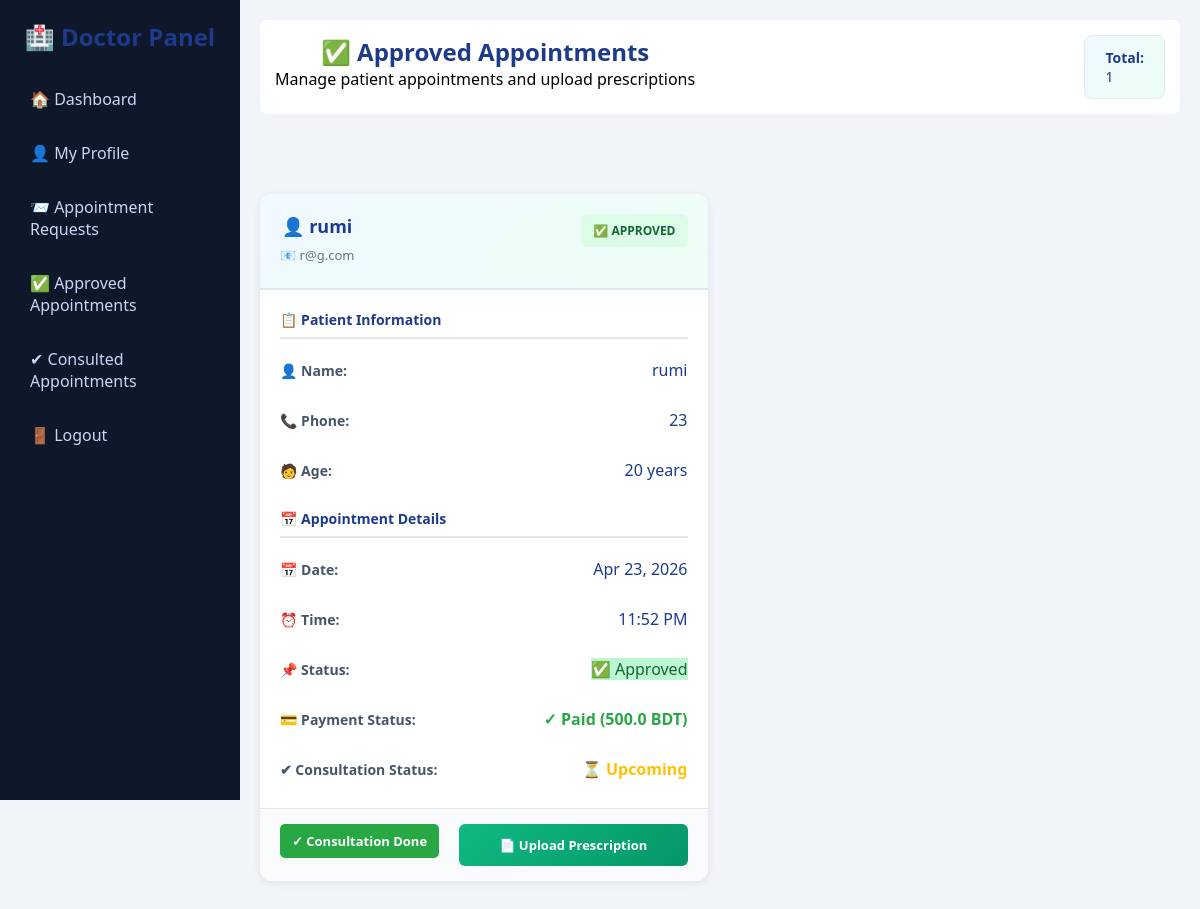
/doctor-appointments/approved/ (signed in), run on an earlier commit of the app's database.
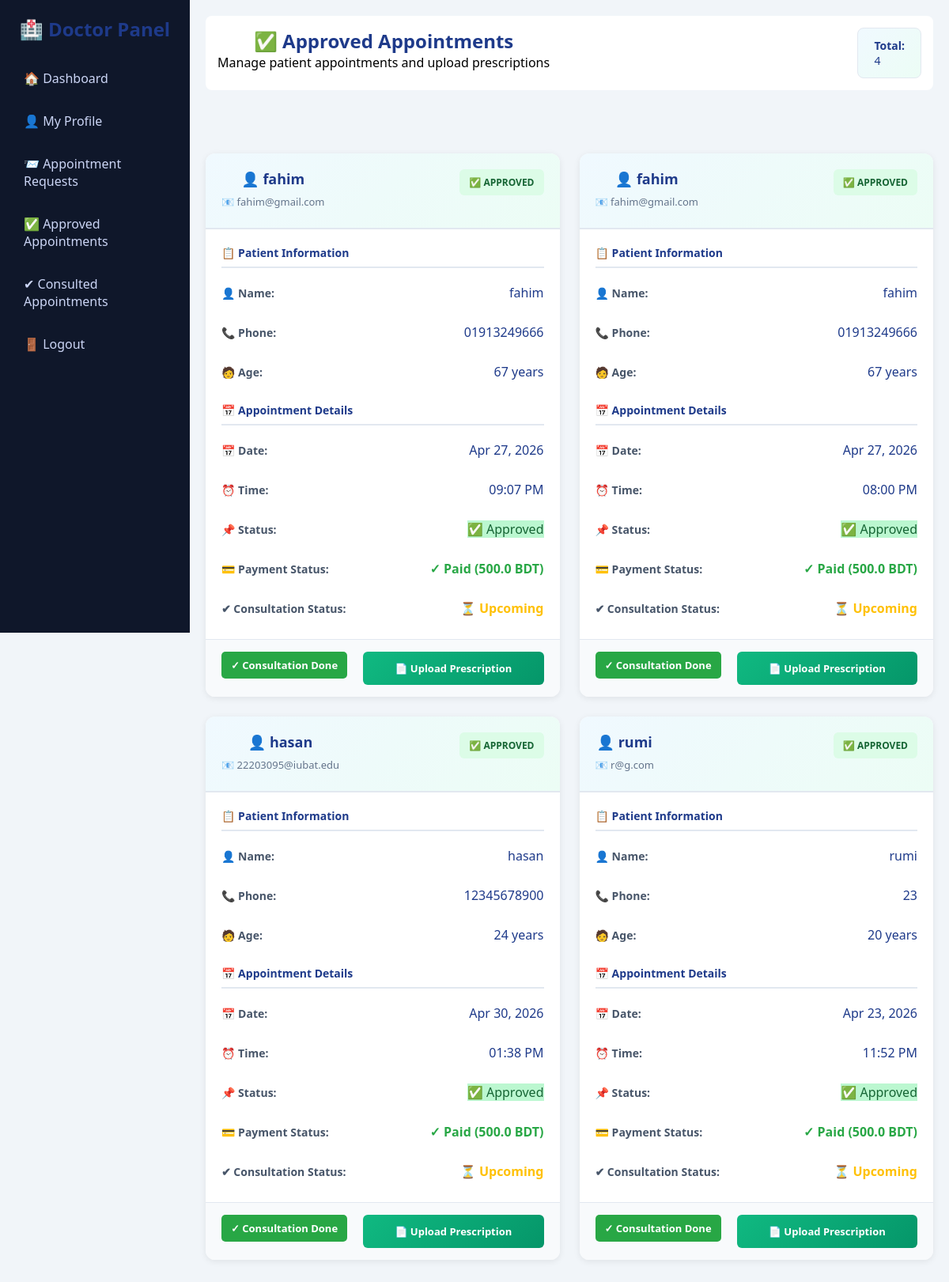
And on a later commit of the database.
### accounts/models.py (models this page shows, shortened)
class Appointment(models.Model):
    STATUS_CHOICES = (
        ('pending', 'Pending'),
        ('approved', 'Approved'),
        ('rejected', 'Rejected'),
        ('cancelled', 'Cancelled'),
    )
    CONSULTATION_CHOICES = (
        ('upcoming', 'Upcoming'),
        ('consulted', 'Consulted'),
        ('no-show', 'No Show'),
    )
    patient = models.ForeignKey(
        CustomUser,
        on_delete=models.CASCADE,
        related_name='patient_appointments',
        limit_choices_to={'role': 'patient'}
    )
    doctor = models.ForeignKey(
        CustomUser,
        on_delete=models.CASCADE,
        related_name='doctor_appointments',
        limit_choices_to={'role': 'doctor'}
    )
    date = models.DateField()
    time = models.TimeField()
    status = models.CharField(max_length=10, choices=STATUS_CHOICES, default='pending')
    consultation_status = models.CharField(max_length=20, choices=CONSULTATION_CHOICES, default='upcoming')
    created_at = models.DateTimeField(auto_now_add=True)

class CustomUser(AbstractUser):
    ROLE_CHOICES = (
        ('doctor', 'Doctor'),
        ('patient', 'Patient'),
        ('admin', 'Admin'),
    )
    role = models.CharField(max_length=10, choices=ROLE_CHOICES)
    phone = models.CharField(max_length=15)
    specialization = models.CharField(max_length=100, blank=True, null=True)
    age = models.IntegerField(blank=True, null=True)
    bio = models.TextField(blank=True)
    profile_image = models.ImageField(upload_to='profiles/', default='default.png')
    is_verified = models.BooleanField(default=False)

class Payment(models.Model):
    REFUND_STATUS_CHOICES = (
        ('none', 'No Refund'),
        ('requested', 'Refund Requested'),
        ('approved', 'Refund Approved'),
        ('rejected', 'Refund Rejected'),
        ('completed', 'Refund Completed'),
    )
    appointment = models.OneToOneField(Appointment, on_delete=models.CASCADE)
    amount = models.FloatField(default=500)
    is_paid = models.BooleanField(default=False)
    transaction_id = models.CharField(max_length=100, blank=True)
    paid_at = models.DateTimeField(auto_now_add=True)
    refund_status = models.CharField(max_length=20, choices=REFUND_STATUS_CHOICES, default='none')
    refund_requested_at = models.DateTimeField(null=True, blank=True)
    refund_amount = models.FloatField(null=True, blank=True)
    refund_reason = models.TextField(blank=True)
    refund_admin_notes = models.TextField(blank=True)
    refund_processed_at = models.DateTimeField(null=True, blank=True)

### accounts/views.py (the view)
# urls.py: path('doctor-appointments/approved/', views.doctor_approved_appointments, name='doctor_approved_appointments'),
@login_required
def doctor_approved_appointments(request):
    appointments = Appointment.objects.filter(doctor=request.user, status='approved').order_by('-created_at')
    context = {
        'appointments': appointments,
    }
    return render(request, 'doctor_approved_appointments.html', context)

### templates/doctor_approved_appointments.html (shortened to what the changed rows need)
{% load static %}
<!DOCTYPE html>
<html lang="en">
<head>
    <link rel="stylesheet" href="{% static 'css/style.css' %}">
    <link rel="stylesheet" href="{% static 'css/dashboard_extra.css' %}">
    <link rel="stylesheet" href="{% static 'css/appointments.css' %}">
</head>
<body>
<div class="dashboard">
    <div class="sidebar">
        <h2>🏥 Doctor Panel</h2>
    </div>
    <div class="main">
        <div class="topbar">
            <div class="topbar-content">
                <div>
                    <h2>✅ Approved Appointments</h2>
                </div>
                <div class="topbar-stats">
                    <span class="stat-box">
                        <strong>Total:</strong> {{ appointments|length }}
                    </span>
                </div>
            </div>
        </div>
        <div class="appointments-section">
            {% if appointments %}
                <div class="appointments-grid">
                    {% for appt in appointments %}
                        <div class="appointment-card">
                            <div class="card-header">
                                <div class="patient-info">
                                    <h3>👤 {{ appt.patient.first_name|default:appt.patient.username }}</h3>
                                    <p class="patient-email">📧 {{ appt.patient.email }}</p>
                                </div>
                                <span class="status-badge status-approved">
                                    ✅ APPROVED
                                </span>
                            </div>
                            <div class="card-body">
                                <div class="detail-section">
                                    <h4>📋 Patient Information</h4>
                                    <div class="detail-row">
                                        <span class="label">👤 Name:</span>
                                        <span class="value">{{ appt.patient.first_name|default:appt.patient.username }}</span>
                                    </div>
                                    <div class="detail-row">
                                        <span class="label">📞 Phone:</span>
                                        <span class="value">{{ appt.patient.phone }}</span>
                                    </div>
                                    <div class="detail-row">
                                        <span class="label">🧑 Age:</span>
                                        <span class="value">{{ appt.patient.age|default:"N/A" }} years</span>
                                    </div>
                                </div>
                                <div class="detail-section">
                                    <h4>📅 Appointment Details</h4>
                                    <div class="detail-row">
                                        <span class="label">📅 Date:</span>
                                        <span class="value">{{ appt.date|date:"M d, Y" }}</span>
                                    </div>
                                    <div class="detail-row">
                                        <span class="label">⏰ Time:</span>
                                        <span class="value">{{ appt.time|time:"h:i A" }}</span>
                                    </div>
                                    <div class="detail-row">
                                        <span class="label">📌 Status:</span>
                                        {% if appt.status == 'cancelled' %}
                                            <span class="value cancelled">🚫 Cancelled by Patient</span>
                                        {% else %}
                                            <span class="value approved">✅ Approved</span>
                                        {% endif %}
                                    </div>
                                    <div class="detail-row">
                                        <span class="label">💳 Payment Status:</span>
                                        {% with payment=appt.payment %}
                                            {% if payment and payment.is_paid %}
                                                <span class="value" style="color: #28a745; font-weight: 600;">✓ Paid ({{ payment.amount }} BDT)</span>
                                            {% else %}
                                                <span class="value" style="color: #ffc107; font-weight: 600;">⏳ Pending</span>
                                            {% endif %}
                                        {% endwith %}
                                    </div>
                                    <div class="detail-row">
                                        <span class="label">✔ Consultation Status:</span>
                                        {% if appt.consultation_status == 'consulted' %}
                                            <span class="value" style="color: #28a745; font-weight: 600;">✓ Consulted</span>
                                        {% else %}
                                            <span class="value" style="color: #ffc107; font-weight: 600;">⏳ Upcoming</span>
                                        {% endif %}
                                    </div>
                                </div>
                            </div>
                            <div class="card-actions">
                                {% if appt.status != 'cancelled' %}
                                    {% if appt.consultation_status == 'upcoming' %}
                                        <a href="{% url 'mark_consultation_done' appt.id %}" class="btn-consultation" style="background: #28a745; color: white; padding: 8px 12px; display: inline-block; border-radius: 5px; text-decoration: none; font-size: 13px; font-weight: 600; margin-bottom: 8px;">
                                            ✓ Consultation Done
                                        </a><br>
                                    {% else %}
                                        <span style="display: inline-block; background: #d4edda; color: #155724; padding: 8px 12px; border-radius: 5px; font-size: 13px; font-weight: 600; margin-bottom: 8px;">
                                            ✓ Consulted
                                        </span><br>
                                    {% endif %}
                                    <a href="{% url 'upload_prescription' appt.id %}" class="btn-prescription">
                                        📄 Upload Prescription
                                    </a>
                                {% else %}
                                    <span class="btn-status-cancelled">🚫 Appointment Cancelled</span>
                                {% endif %}
                            </div>
                        </div>
                    {% endfor %}
                </div>
            {% endif %}
        </div>
    </div>
</div>
</body>
</html>

What changed in the data, as far as the page shows it:
added Appointment: patient.first_name "fahim", patient.email "fahim@gmail.com", patient.phone "01913249666", patient.age "67", date "Apr 27, 2026", time "09:07 PM", status "✅ Approved", payment.amount "500.0", consultation_status "⏳ Upcoming"
added Appointment: patient.first_name "fahim", patient.email "fahim@gmail.com", patient.phone "01913249666", patient.age "67", date "Apr 27, 2026", time "08:00 PM", status "✅ Approved", payment.amount "500.0", consultation_status "⏳ Upcoming"
added Appointment: patient.first_name "hasan", patient.email "22203095@iubat.edu", patient.phone "12345678900", patient.age "24", date "Apr 30, 2026", time "01:38 PM", status "✅ Approved", payment.amount "500.0", consultation_status "⏳ Upcoming"
Also different on the page:
{{ appointments|length }}: "1" → "4"
